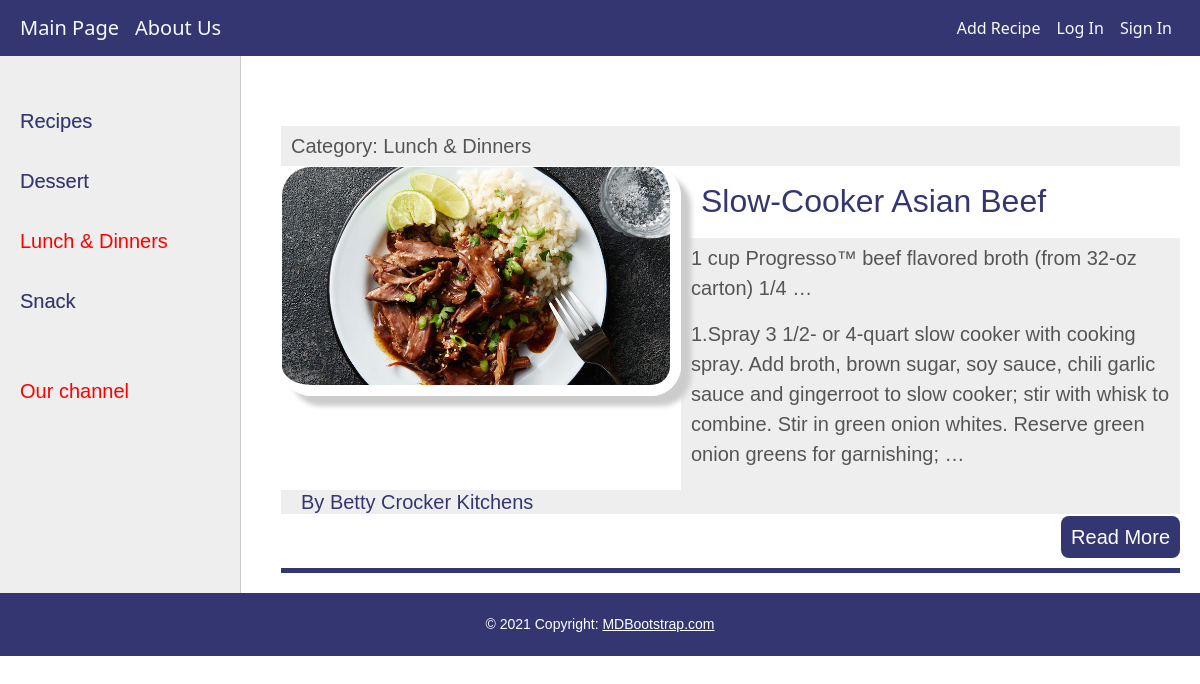
Page /category/lunch-dinners/ on the committed database.
### resbook/models.py (models this page shows, shortened)
class Category(models.Model):
    name = models.CharField(max_length=100, db_index=True, verbose_name="Category")
    slug = models.SlugField(max_length=255, unique=True, db_index=True, verbose_name="URL")
    def __str__(self):
        return self.name
    def get_absolute_url(self):
        return reverse('category', kwargs={'cat_slug': self.slug})
    class Meta:
        verbose_name_plural = 'Categories'
        ordering = ['id']

class Recipes(models.Model):
    title = models.CharField(max_length=250, unique=True)
    slug = models.SlugField(max_length=255, unique=True, db_index=True, verbose_name="URL")
    photo = models.ImageField(upload_to="images/%Y/%m/%d")
    ingredients = models.TextField(blank=False, default='')
    content = models.TextField(blank=True, verbose_name="Directions")
    nutrition = models.TextField()
    author = models.TextField(blank=True)
    time_create = models.DateTimeField(auto_now_add=True)
    time_update = models.DateTimeField(auto_now_add=True)
    is_published = models.BooleanField(default=True)
    cat = models.ForeignKey('Category', on_delete=models.CASCADE)
    def get_absolute_url(self):
        return reverse('post', kwargs={'post_slug': self.slug})
    class Meta:
        verbose_name_plural = 'Recipes'
        ordering = ['time_create', 'title']

### resbook/views.py (the view)
# urls.py: path('category/<slug:cat_slug>/', RecipesCategory.as_view(), name='category'),
class RecipesCategory(DataMixin, ListView):
    model = Recipes
    template_name = 'resbook/index.html'
    context_object_name = 'posts'
    allow_empty = False
    def get_queryset(self):
        return Recipes.objects.filter(cat__slug=self.kwargs['cat_slug'], is_published=True)
    def get_context_data(self, *, object_list=None, **kwargs):
        context = super().get_context_data(**kwargs)
        c_def = self.get_user_context(title="Category-" + str(context['posts'][0].cat),
                                      cat_selected=context['posts'][0].cat_id)
        return dict(list(context.items()) + list(c_def.items()))

### resbook/utils.py (called while the page is built)
    def get_user_context(self, **kwargs):
        context = kwargs
        cats = Category.objects.annotate(Count('recipes'))
        context['cats'] = cats
        if 'cat_selected' not in context:
            context['cat_selected'] = 0
        return context

### resbook/templates/resbook/index.html (shortened to what this page needs)
{% extends 'resbook/base.html' %}
{% block content %}
<ul class="list-articles">
    {% for p in posts %}
    <li><div class="article-panel">
    <p class="first">Category: {{p.cat}}</p>
    </div>
{% if p.photo %}
        <p><img class="img-article-left thumb" src="{{p.photo.url}}"></p>
{% endif %}
        <h2>{{p.title}}</h2>
        <div class="article-panel">
            <p>{{p.ingredients|truncatewords:10}}</p>
            <p>{{p.content|linebreaks|truncatewords:40}}</p>
        </div>
        <h5>{{p.author}}</h5>
        <p class="link-read-post button"><a href="{{p.get_absolute_url}}">Read More</a></p>
    </li>
    {% endfor %}
</ul>
{% endblock %}

### resbook/templates/resbook/base.html (shortened to what this page needs)
{% load static %}
{% load resbook_tags %}
<!DOCTYPE html>
<html lang="en" xmlns="http://www.w3.org/1999/html">
<head>
    <link rel="stylesheet" type="text/css" href="{% static 'resbook/css/styles.css' %}">
    <link href="https://cdn.jsdelivr.net/npm/bootstrap@5.0.1/dist/css/bootstrap.min.css" rel="stylesheet"
>
</head>
<body>
<nav class="navbar navbar-expand-lg  navbar-light navbar-fixed-top">
    <a class="navbar-brand text-light" href="{% url 'home' %}">Main Page</a>
    <a class="navbar-brand text-light" href="{% url 'about' %}">About Us</a>
    <div class="collapse navbar-collapse justify-content-end" id="navbarSupportedContent">
        <ul class="navbar-nav ml-auto">
            <li class="nav-item">
                <a class="nav-link text-light" href="{% url 'addpage' %}">Add Recipe</a>
            </li>
            <li class="nav-item active">
                <a class="nav-link text-light" href="{% url 'login' %}">Log In</a>
            </li>
            <li class="nav-item">
                <a class="nav-link text-light" href="#">Sign In</a>
            </li>
        </ul>
    </div>
</nav>
<table class="table-content" border="0" cellpadding="0" cellspacing="0">
    <tr>
        <td valign="top" class="left-chapters">
            <ul id="leftchapters">
                {% if cat_selected == 0 %}
                <li class="selected">Recipes</li>
                {% else %}
                <li><a href="{% url 'home' %}">Recipes</a></li>
                {% endif %}
                {% for c in cats %}
                {% if c.recipes__count > 0 %}
                {% if c.pk == cat_selected %}
                <li class="selected">{{c.name}}</li>
                {% else %}
                <li><a href="{{ c.get_absolute_url }}">{{c.name}}</a></li>
                {% endif %}
                {% endif %}
                {% endfor %}
                <li class="share">
                    <p>Our channel</p>
                    <a class="share-yt" href="https://www.youtube.com/"></a>
                </li>
            </ul>
        </td>
        <td valign="top" class="content">
            <div class="content-text">
                {% block content %}
                {% endblock %}
            </div>
        </td>
    </tr>
</table>
<footer class="page-footer font-small blue">
    <div class="footer-copyright text-center py-3">© 2021 Copyright:
        <a href="https://mdbootstrap.com/"> MDBootstrap.com</a>
    </div>
</footer>
</body>
</html>

### resbook/static/resbook/css/styles.css (style rules this page uses)
.navbar { background-color: #333671; border-color: #aaa; padding: 20px; }
h2 { color: #333671; padding: 0 10px 10px; text-indent: 20px; }
h5 { color: #333671; background-color: #eee; text-indent: 20px; }
img { border: 0.03em solid #fff; -moz-box-shadow: 5px 5px 5px #aaa; -webkit-box-shadow: 5px 5px 5px #aaa; box-shadow: 10px 10px 5px #ccc; -moz-border-radius: 25px; -webkit-border-radius: 25px; border-radius: 30px; max-width: 600px; height: auto; }
img.img-article-left { max-width: 300px; height: auto; float: left; padding: 0 10px 10px 0; }
img.img-article-left.thumb { max-width: 400px; height: auto; }
p.link-read-post { text-align: right; }
p.link-read-post a { padding: 10px; min-width: 100px; background: #333671; color: #fff; text-decoration: none; border-radius: 8px; }
div.article-panel { background: #eee; padding: 5px 10px 5px 10px; box-sizing: border-box; overflow: hidden; color: #555; }
div.article-panel p.first { margin: 0; float: left; }
ul.list-articles { list-style: none; margin: 0; padding: 0; }
ul.list-articles li { border-bottom: 5px solid #333671; }
.table-content { width: 100%; min-height: 100%; height: 100%; font-family: sans-serif; }
.left-chapters { margin: 0; background: #eee; border-right: 1px solid #ccc; min-height: 100%; }
.left-chapters ul { width: 240px; min-height: 100%; margin: 0; padding: 20px 10px 10px 20px; list-style: none; font-size: 20px; }
.left-chapters ul li { margin: 30px 0 0 0; color: red; }
.left-chapters ul li.selected { color: red; }
.left-chapters ul li a { color: #333671; text-decoration: none; text-shadow: 0.01em 0.01em #aaa; }
.left-chapters ul li.share { margin: 60px 0 0 0; }
.left-chapters ul li.share p { margin: 30px 0 30px 0; }
.left-chapters ul li.share a { display: inline-block; width: 40px; height: 40px; margin: 0 20px 0 0; }
.content { padding: 10px 20px 20px 10px; width: 100%; box-sizing: border-box; }
.content-text { margin: 60px 0 0 30px; color: #000; font-size: 20px; font-family: "Arial Hebrew Scholar", sans-serif; }
footer { box-sizing: border-box; background: #333671; padding: 5px; color: white; font-size: 14px; font-family: Verdana, Geneva, Arial, Helvetica, fantasy; text-align: left; overflow: hidden; }
footer a { text-decoration: underline; color: white; }

### rows in the picture
Category: name "Dessert"
Category: name "Lunch & Dinners"
Category: name "Snack"
Recipes: cat "Lunch & Dinners", photo (picture), title "Slow-Cooker Asian Beef", ingredients "1 cup Progresso™ beef flavored broth (from 32-oz carton) 1/4 …", content "1.Spray 3 1/2- or 4-quart slow cooker with cooking spray. Add broth, brown sugar, soy sauce, chili garlic sauce and gingerroot to slow cooker; stir with whisk to combine. Stir in green onion whites. Reserve green onion greens for garnishing; …", author "By Betty Crocker Kitchens"
